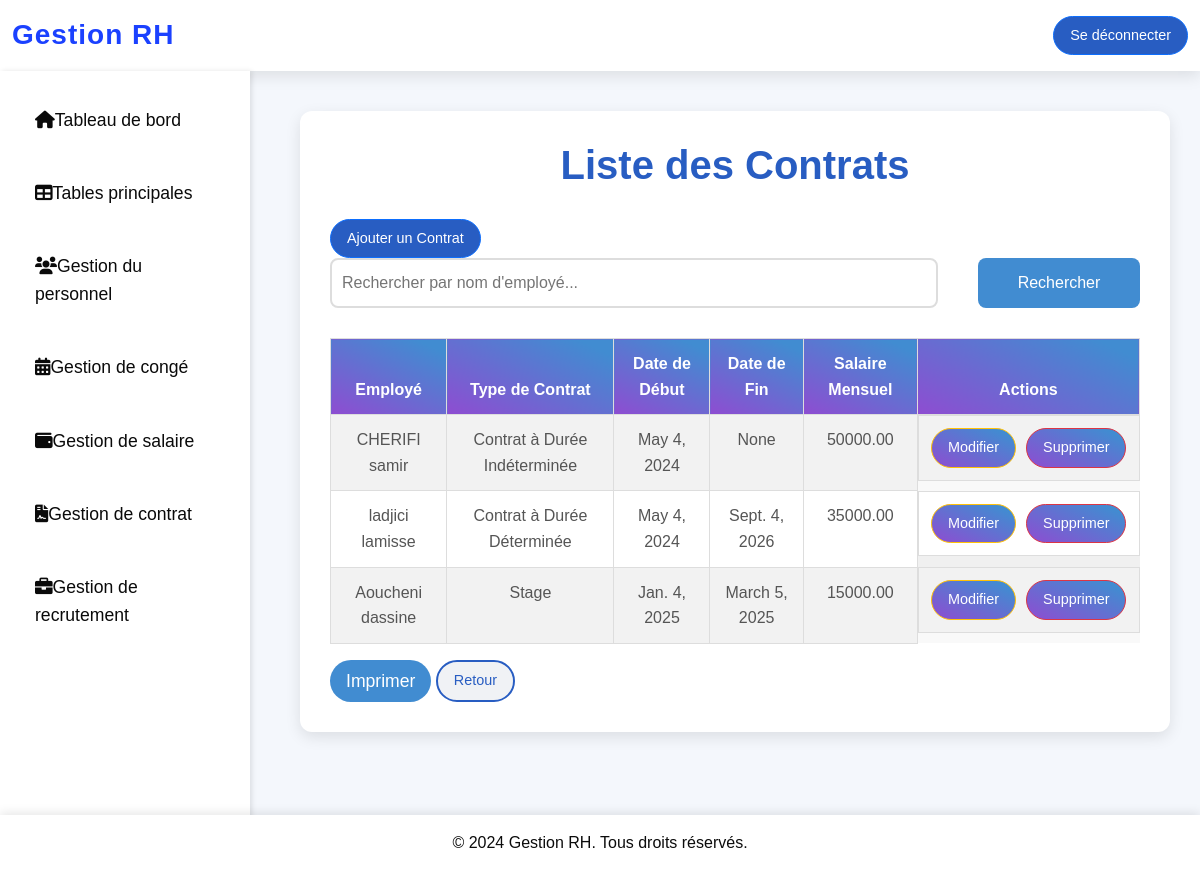
Screenshot of /gestion/contrats/ (signed in) with the database file from the repository.
### gestion/models.py (models this page shows, shortened)
class Contrat(models.Model):
    TYPE_CONTRAT_CHOICES = [
        ('cdi', 'Contrat à Durée Indéterminée'),
        ('cdd', 'Contrat à Durée Déterminée'),
        ('stage', 'Stage'),
    ]
    employe = models.ForeignKey(Employe, on_delete=models.CASCADE, related_name="contrats")
    type_contrat = models.CharField(max_length=20, choices=TYPE_CONTRAT_CHOICES)
    date_debut = models.DateField()
    date_fin = models.DateField(null=True, blank=True)
    salaire_mensuel = models.DecimalField(max_digits=10, decimal_places=2)

class Employe(models.Model):
    user = models.OneToOneField(User, on_delete=models.CASCADE, related_name="employe", null=True, blank=True)
    code = models.CharField(max_length=10, unique=True)
    nom = models.CharField(max_length=50)
    prenom = models.CharField(max_length=50)
    daten = models.DateField(verbose_name="Date de Naissance")
    date_embauche = models.DateField(verbose_name="Date d'embauche")
    adresse = models.TextField()
    email = models.EmailField(unique=True)
    telephone = models.CharField(max_length=15, null=True, blank=True)
    departement = models.CharField(max_length=100)
    poste = models.CharField(max_length=100)

### gestion/views.py (the view)
# urls.py: path('contrats/', views.gestion_contrats, name='gestion_contrats'),
def gestion_contrats(request):
    search_query = request.GET.get('search', '')
    contrats = Contrat.objects.filter(employe__nom__icontains=search_query) if search_query else Contrat.objects.all()
    return render(request, 'gestion_contrats/contrat_list.html', {'contrats': contrats})

### gestion/templates/gestion_contrats/contrat_list.html (shortened to what this page needs)
{% extends 'base.html' %}
{% block content %}
<body>
    <div class="container">
        <h2>Liste des Contrats</h2>
        <a href="{% url 'ajouter_contrat' %}" class="btn btn-primary">Ajouter un Contrat</a>
        <form method="get" class="search-form">
            <input type="text" name="search" placeholder="Rechercher par nom d'employé..." value="{{ request.GET.search }}">
            <button type="submit" class="btn btn-secondary">Rechercher</button>
        </form>
        <table class="table table-striped">
            <thead>
                <tr>
                    <th>Employé</th>
                    <th>Type de Contrat</th>
                    <th>Date de Début</th>
                    <th>Date de Fin</th>
                    <th>Salaire Mensuel</th>
                    <th>Actions</th>
                </tr>
            </thead>
            <tbody>
                {% for contrat in contrats %}
                <tr>
                    <td>{{ contrat.employe.nom }} {{ contrat.employe.prenom }}</td>
                    <td>{{ contrat.get_type_contrat_display }}</td>
                    <td>{{ contrat.date_debut }}</td>
                    <td>{{ contrat.date_fin }}</td>
                    <td>{{ contrat.salaire_mensuel}}</td>
                    <td>
                        <a href="{% url 'modifier_contrat' contrat.id %}" class="btn btn-warning">Modifier</a>
                        <a href="{% url 'supprimer_contrat' contrat.id %}" class="btn btn-danger">Supprimer</a>
                    </td>
                </tr>
                {% empty %}
                <tr>
                    <td colspan="6">Aucun contrat trouvé.</td>
                </tr>
                {% endfor %}
            </tbody>
        </table>
        <button onclick="window.print()" class="btn btn-info">Imprimer</button>
        <a href="{% url 'gestion_tables' %}" class="btn btn-secondary">Retour</a>
    </div>
    {% endblock %}

### gestion/templates/base.html (style rules this page uses)
* { margin: 0; padding: 0; box-sizing: border-box; font-family: 'Poppins', sans-serif; }
body { background-color: rgb(234, 234, 234); background-size: cover; background-repeat: no-repeat; background-position: center; height: 100vh; margin: 0; padding: 0; color: #131212; font-size: 16px; line-height: 1.6; }

### gestion/templates/gestion_contrats/contrat_list.html (style rules this page uses)
* { margin: 0; padding: 0; box-sizing: border-box; font-family: 'Poppins', sans-serif; }
body { background-color: #f4f7fc; color: #333; font-size: 16px; line-height: 1.6; }
.container { max-width: 1000px; margin-top: 10px;; padding: 30px; background-color: #fff; box-shadow: 0px 5px 15px rgba(0, 0, 0, 0.1); border-radius: 12px; }
h2 { font-size: 2.5rem; font-weight: 700; color: #285DC2; text-align: center; margin-bottom: 30px; }
.search-form { display: flex; justify-content: space-between; margin-bottom: 20px; gap: 10px; }
.search-form input { width: 75%; padding: 10px; font-size: 1rem; border: 2px solid #ddd; border-radius: 8px; transition: border-color 0.3s ease; }
.search-form button { width: 20%; padding: 10px; font-size: 1rem; color: white; background-color: #418cd1; border: none; border-radius: 8px; cursor: pointer; transition: background-color 0.3s ease; }
.table { width: 100%; margin-top: 30px; border-collapse: collapse; }
.table th, .table td { padding: 12px; text-align: center; border: 1px solid #ddd; }
.table th { background: linear-gradient(205.17deg, #418cd1 10.93%, #9c41d1 116.08%); color: white; font-weight: 700; }
.table-striped tbody tr:nth-child(odd) { background-color: #f9f9f9; }
.table-striped tbody tr:nth-child(even) { background-color: #f0f0f0; }
.table td { color: #555; }
.table td:last-child { display: flex; justify-content: center; gap: 10px; }
.btn { font-size: 0.9rem; padding: 8px 16px; border-radius: 25px; transition: all 0.3s ease; }
.btn-primary { background-color: #285DC2; color: white; }
.btn-secondary { background-color: #f0f2f5; color: #285DC2; border: 2px solid #285DC2; }
.btn-warning { background: linear-gradient(205.17deg, #418cd1 10.93%, #9c41d1 116.08%); color: white; }
.btn-danger { background: linear-gradient(205.17deg, #418cd1 10.93%, #9c41d1 116.08%); color: white; }
.btn-info { background-color: #418cd1; color: white; border: none; cursor: pointer; font-size: 1.1rem; }

### rows the page displays
Contrat: employe.nom "CHERIFI", employe.prenom "samir", type_contrat "Contrat à Durée Indéterminée", date_debut "May 4, 2024", date_fin "None", salaire_mensuel "50000.00"
Contrat: employe.nom "ladjici", employe.prenom "lamisse", type_contrat "Contrat à Durée Déterminée", date_debut "May 4, 2024", date_fin "Sept. 4, 2026", salaire_mensuel "35000.00"
Contrat: employe.nom "Aoucheni", employe.prenom "dassine", type_contrat "Stage", date_debut "Jan. 4, 2025", date_fin "March 5, 2025", salaire_mensuel "15000.00"
